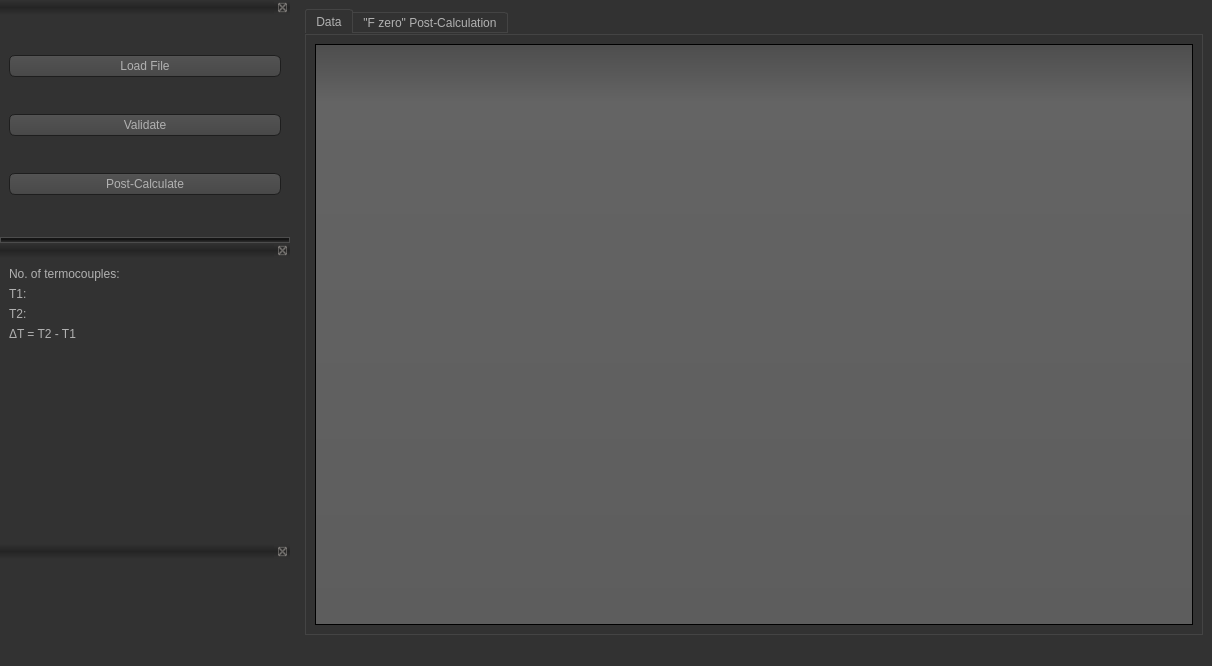
<?xml version="1.0" encoding="UTF-8"?>
<ui version="4.0">
 <class>MainWindow</class>
 <widget class="QMainWindow" name="MainWindow">
  <property name="geometry">
   <rect>
    <x>0</x>
    <y>0</y>
    <width>1212</width>
    <height>666</height>
   </rect>
  </property>
  <property name="windowTitle">
   <string>DEMO</string>
  </property>
  <property name="styleSheet">
   <string notr="true">QToolTip
{
     border: 1px solid black;
     background-color: #ffa02f;
     padding: 1px;
     border-radius: 3px;
     opacity: 100;
}

QWidget
{
    color: #b1b1b1;
    background-color: #323232;
}

QTreeView, QListView
{
    background-color: silver;
    margin-left: 5px;
}

QWidget:item:hover
{
    background-color: QLinearGradient( x1: 0, y1: 0, x2: 0, y2: 1, stop: 0 #ffa02f, stop: 1 #ca0619);
    color: #000000;
}

QWidget:item:selected
{
    background-color: QLinearGradient( x1: 0, y1: 0, x2: 0, y2: 1, stop: 0 #ffa02f, stop: 1 #d7801a);
}

QMenuBar::item
{
    background: transparent;
}

QMenuBar::item:selected
{
    background: transparent;
    border: 1px solid #ffaa00;
}

QMenuBar::item:pressed
{
    background: #444;
    border: 1px solid #000;
    background-color: QLinearGradient(
        x1:0, y1:0,
        x2:0, y2:1,
        stop:1 #212121,
        stop:0.4 #343434/*,
        stop:0.2 #343434,
        stop:0.1 #ffaa00*/
    );
    margin-bottom:-1px;
    padding-bottom:1px;
}

QMenu
{
    border: 1px solid #000;
}

QMenu::item
{
    padding: 2px 20px 2px 20px;
}

QMenu::item:selected
{
    color: #000000;
}

QWidget:disabled
{
    color: #808080;
    background-color: #323232;
}

QAbstractItemView
{
    background-color: QLinearGradient( x1: 0, y1: 0, x2: 0, y2: 1, stop: 0 #4d4d4d, stop: 0.1 #646464, stop: 1 #5d5d5d);
}

QWidget:focus
{
    /*border: 1px solid darkgray;*/
}

QLineEdit
{
    background-color: QLinearGradient( x1: 0, y1: 0, x2: 0, y2: 1, stop: 0 #4d4d4d, stop: 0 #646464, stop: 1 #5d5d5d);
    padding: 1px;
    border-style: solid;
    border: 1px solid #1e1e1e;
    border-radius: 5;
}

QPushButton
{
    color: #b1b1b1;
    background-color: QLinearGradient( x1: 0, y1: 0, x2: 0, y2: 1, stop: 0 #565656, stop: 0.1 #525252, stop: 0.5 #4e4e4e, stop: 0.9 #4a4a4a, stop: 1 #464646);
    border-width: 1px;
    border-color: #1e1e1e;
    border-style: solid;
    border-radius: 6;
    padding: 3px;
    font-size: 12px;
    padding-left: 5px;
    padding-right: 5px;
    min-width: 40px;
}

QPushButton:pressed
{
    background-color: QLinearGradient( x1: 0, y1: 0, x2: 0, y2: 1, stop: 0 #2d2d2d, stop: 0.1 #2b2b2b, stop: 0.5 #292929, stop: 0.9 #282828, stop: 1 #252525);
}

QComboBox
{
    selection-background-color: #ffaa00;
    background-color: QLinearGradient( x1: 0, y1: 0, x2: 0, y2: 1, stop: 0 #565656, stop: 0.1 #525252, stop: 0.5 #4e4e4e, stop: 0.9 #4a4a4a, stop: 1 #464646);
    border-style: solid;
    border: 1px solid #1e1e1e;
    border-radius: 5;
}

QComboBox:hover,QPushButton:hover
{
    border: 2px solid QLinearGradient( x1: 0, y1: 0, x2: 0, y2: 1, stop: 0 #ffa02f, stop: 1 #d7801a);
}


QComboBox:on
{
    padding-top: 3px;
    padding-left: 4px;
    background-color: QLinearGradient( x1: 0, y1: 0, x2: 0, y2: 1, stop: 0 #2d2d2d, stop: 0.1 #2b2b2b, stop: 0.5 #292929, stop: 0.9 #282828, stop: 1 #252525);
    selection-background-color: #ffaa00;
}

QComboBox QAbstractItemView
{
    border: 2px solid darkgray;
    selection-background-color: QLinearGradient( x1: 0, y1: 0, x2: 0, y2: 1, stop: 0 #ffa02f, stop: 1 #d7801a);
}

QComboBox::drop-down
{
     subcontrol-origin: padding;
     subcontrol-position: top right;
     width: 15px;

     border-left-width: 0px;
     border-left-color: darkgray;
     border-left-style: solid; /* just a single line */
     border-top-right-radius: 3px; /* same radius as the QComboBox */
     border-bottom-right-radius: 3px;
 }

QComboBox::down-arrow
{
     image: url(:/dark_orange/img/down_arrow.png);
}

QGroupBox
{
    border: 1px solid darkgray;
    margin-top: 10px;
}

QGroupBox:focus
{
    border: 1px solid darkgray;
}

QTextEdit:focus
{
    border: 1px solid darkgray;
}

QScrollBar:horizontal {
     border: 1px solid #222222;
     background: QLinearGradient( x1: 0, y1: 0, x2: 0, y2: 1, stop: 0.0 #121212, stop: 0.2 #282828, stop: 1 #484848);
     height: 7px;
     margin: 0px 16px 0 16px;
}

QScrollBar::handle:horizontal
{
      background: QLinearGradient( x1: 0, y1: 0, x2: 1, y2: 0, stop: 0 #ffa02f, stop: 0.5 #d7801a, stop: 1 #ffa02f);
      min-height: 20px;
      border-radius: 2px;
}

QScrollBar::add-line:horizontal {
      border: 1px solid #1b1b19;
      border-radius: 2px;
      background: QLinearGradient( x1: 0, y1: 0, x2: 1, y2: 0, stop: 0 #ffa02f, stop: 1 #d7801a);
      width: 14px;
      subcontrol-position: right;
      subcontrol-origin: margin;
}

QScrollBar::sub-line:horizontal {
      border: 1px solid #1b1b19;
      border-radius: 2px;
      background: QLinearGradient( x1: 0, y1: 0, x2: 1, y2: 0, stop: 0 #ffa02f, stop: 1 #d7801a);
      width: 14px;
     subcontrol-position: left;
     subcontrol-origin: margin;
}

QScrollBar::right-arrow:horizontal, QScrollBar::left-arrow:horizontal
{
      border: 1px solid black;
      width: 1px;
      height: 1px;
      background: white;
}

QScrollBar::add-page:horizontal, QScrollBar::sub-page:horizontal
{
      background: none;
}

QScrollBar:vertical
{
      background: QLinearGradient( x1: 0, y1: 0, x2: 1, y2: 0, stop: 0.0 #121212, stop: 0.2 #282828, stop: 1 #484848);
      width: 7px;
      margin: 16px 0 16px 0;
      border: 1px solid #222222;
}

QScrollBar::handle:vertical
{
      background: QLinearGradient( x1: 0, y1: 0, x2: 0, y2: 1, stop: 0 #ffa02f, stop: 0.5 #d7801a, stop: 1 #ffa02f);
      min-height: 20px;
      border-radius: 2px;
}

QScrollBar::add-line:vertical
{
      border: 1px solid #1b1b19;
      border-radius: 2px;
      background: QLinearGradient( x1: 0, y1: 0, x2: 0, y2: 1, stop: 0 #ffa02f, stop: 1 #d7801a);
      height: 14px;
      subcontrol-position: bottom;
      subcontrol-origin: margin;
}

QScrollBar::sub-line:vertical
{
      border: 1px solid #1b1b19;
      border-radius: 2px;
      background: QLinearGradient( x1: 0, y1: 0, x2: 0, y2: 1, stop: 0 #d7801a, stop: 1 #ffa02f);
      height: 14px;
      subcontrol-position: top;
      subcontrol-origin: margin;
}

QScrollBar::up-arrow:vertical, QScrollBar::down-arrow:vertical
{
      border: 1px solid black;
      width: 1px;
      height: 1px;
      background: white;
}


QScrollBar::add-page:vertical, QScrollBar::sub-page:vertical
{
      background: none;
}

QTextEdit
{
    background-color: #242424;
}

QPlainTextEdit
{
    background-color: #242424;
}

QHeaderView::section
{
    background-color: QLinearGradient(x1:0, y1:0, x2:0, y2:1, stop:0 #616161, stop: 0.5 #505050, stop: 0.6 #434343, stop:1 #656565);
    color: white;
    padding-left: 4px;
    border: 1px solid #6c6c6c;
}

QCheckBox:disabled
{
color: #414141;
}

QDockWidget::title
{
    text-align: center;
    spacing: 3px; /* spacing between items in the tool bar */
    background-color: QLinearGradient(x1:0, y1:0, x2:0, y2:1, stop:0 #323232, stop: 0.5 #242424, stop:1 #323232);
}

QDockWidget::close-button, QDockWidget::float-button
{
    text-align: center;
    spacing: 1px; /* spacing between items in the tool bar */
    background-color: QLinearGradient(x1:0, y1:0, x2:0, y2:1, stop:0 #323232, stop: 0.5 #242424, stop:1 #323232);
}

QDockWidget::close-button:hover, QDockWidget::float-button:hover
{
    background: #242424;
}

QDockWidget::close-button:pressed, QDockWidget::float-button:pressed
{
    padding: 1px -1px -1px 1px;
}

QMainWindow::separator
{
    background-color: QLinearGradient(x1:0, y1:0, x2:0, y2:1, stop:0 #161616, stop: 0.5 #151515, stop: 0.6 #212121, stop:1 #343434);
    color: white;
    padding-left: 4px;
    border: 1px solid #4c4c4c;
    spacing: 3px; /* spacing between items in the tool bar */
}

QMainWindow::separator:hover
{

    background-color: QLinearGradient(x1:0, y1:0, x2:0, y2:1, stop:0 #d7801a, stop:0.5 #b56c17 stop:1 #ffa02f);
    color: white;
    padding-left: 4px;
    border: 1px solid #6c6c6c;
    spacing: 3px; /* spacing between items in the tool bar */
}

QToolBar::handle
{
     spacing: 3px; /* spacing between items in the tool bar */
     background: url(:/dark_orange/img/handle.png);
}

QMenu::separator
{
    height: 2px;
    background-color: QLinearGradient(x1:0, y1:0, x2:0, y2:1, stop:0 #161616, stop: 0.5 #151515, stop: 0.6 #212121, stop:1 #343434);
    color: white;
    padding-left: 4px;
    margin-left: 10px;
    margin-right: 5px;
}

QProgressBar
{
    border: 2px solid grey;
    border-radius: 5px;
    text-align: center;
}

QProgressBar::chunk
{
    background-color: #d7801a;
    width: 2.15px;
    margin: 0.5px;
}

QTabBar::tab {
    color: #b1b1b1;
    border: 1px solid #444;
    border-bottom-style: none;
    background-color: #323232;
    padding-left: 10px;
    padding-right: 10px;
    padding-top: 3px;
    padding-bottom: 2px;
    margin-right: -1px;
}

QTabWidget::pane {
    border: 1px solid #444;
    top: 1px;
}

QTabBar::tab:last
{
    margin-right: 0; /* the last selected tab has nothing to overlap with on the right */
    border-top-right-radius: 3px;
}

QTabBar::tab:first:!selected
{
 margin-left: 0px; /* the last selected tab has nothing to overlap with on the right */


    border-top-left-radius: 3px;
}

QTabBar::tab:!selected
{
    color: #b1b1b1;
    border-bottom-style: solid;
    margin-top: 3px;
    background-color: QLinearGradient(x1:0, y1:0, x2:0, y2:1, stop:1 #212121, stop:.4 #343434);
}

QTabBar::tab:selected
{
    border-top-left-radius: 3px;
    border-top-right-radius: 3px;
    margin-bottom: 0px;
}

QTabBar::tab:!selected:hover
{
    /*border-top: 2px solid #ffaa00;
    padding-bottom: 3px;*/
    border-top-left-radius: 3px;
    border-top-right-radius: 3px;
    background-color: QLinearGradient(x1:0, y1:0, x2:0, y2:1, stop:1 #212121, stop:0.4 #343434, stop:0.2 #343434, stop:0.1 #ffaa00);
}

QRadioButton::indicator:checked, QRadioButton::indicator:unchecked{
    color: #b1b1b1;
    background-color: #323232;
    border: 1px solid #b1b1b1;
    border-radius: 6px;
}

QRadioButton::indicator:checked
{
    background-color: qradialgradient(
        cx: 0.5, cy: 0.5,
        fx: 0.5, fy: 0.5,
        radius: 1.0,
        stop: 0.25 #ffaa00,
        stop: 0.3 #323232
    );
}

QCheckBox::indicator{
    color: #b1b1b1;
    background-color: #323232;
    border: 1px solid #b1b1b1;
    width: 9px;
    height: 9px;
}

QRadioButton::indicator
{
    border-radius: 6px;
}

QRadioButton::indicator:hover, QCheckBox::indicator:hover
{
    border: 1px solid #ffaa00;
}

QCheckBox::indicator:checked
{
    image:url(:/dark_orange/img/checkbox.png);
}

QCheckBox::indicator:disabled, QRadioButton::indicator:disabled
{
    border: 1px solid #444;
}


QSlider::groove:horizontal {
    border: 1px solid #3A3939;
    height: 8px;
    background: #201F1F;
    margin: 2px 0;
    border-radius: 2px;
}

QSlider::handle:horizontal {
    background: QLinearGradient( x1: 0, y1: 0, x2: 0, y2: 1,
      stop: 0.0 silver, stop: 0.2 #a8a8a8, stop: 1 #727272);
    border: 1px solid #3A3939;
    width: 14px;
    height: 14px;
    margin: -4px 0;
    border-radius: 2px;
}

QSlider::groove:vertical {
    border: 1px solid #3A3939;
    width: 8px;
    background: #201F1F;
    margin: 0 0px;
    border-radius: 2px;
}

QSlider::handle:vertical {
    background: QLinearGradient( x1: 0, y1: 0, x2: 0, y2: 1, stop: 0.0 silver,
      stop: 0.2 #a8a8a8, stop: 1 #727272);
    border: 1px solid #3A3939;
    width: 14px;
    height: 14px;
    margin: 0 -4px;
    border-radius: 2px;
}

QAbstractSpinBox {
    padding-top: 2px;
    padding-bottom: 2px;
    border: 1px solid darkgray;

    border-radius: 2px;
    min-width: 50px;
}
</string>
  </property>
  <widget class="QWidget" name="centralwidget">
   <layout class="QVBoxLayout" name="verticalLayout_2">
    <item>
     <widget class="QTabWidget" name="tabWidget">
      <property name="styleSheet">
       <string notr="true">font: 14pt &quot;Century Gothic&quot;;</string>
      </property>
      <property name="currentIndex">
       <number>0</number>
      </property>
      <widget class="QWidget" name="tab">
       <attribute name="title">
        <string>Data</string>
       </attribute>
       <layout class="QVBoxLayout" name="verticalLayout_3">
        <item>
         <widget class="QTableView" name="table"/>
        </item>
       </layout>
      </widget>
      <widget class="QWidget" name="tab_2">
       <attribute name="title">
        <string>&quot;F zero&quot; Post-Calculation</string>
       </attribute>
       <layout class="QVBoxLayout" name="verticalLayout_5">
        <item>
         <widget class="PlotWidget" name="graphics_view"/>
        </item>
        <item>
         <widget class="QListWidget" name="pc_list">
          <property name="enabled">
           <bool>true</bool>
          </property>
         </widget>
        </item>
       </layout>
      </widget>
     </widget>
    </item>
   </layout>
  </widget>
  <widget class="QMenuBar" name="menubar">
   <property name="geometry">
    <rect>
     <x>0</x>
     <y>0</y>
     <width>1212</width>
     <height>21</height>
    </rect>
   </property>
  </widget>
  <widget class="QStatusBar" name="statusbar"/>
  <widget class="QDockWidget" name="dockWidget">
   <attribute name="dockWidgetArea">
    <number>1</number>
   </attribute>
   <widget class="QWidget" name="dockWidgetContents">
    <layout class="QVBoxLayout" name="verticalLayout">
     <item>
      <widget class="QPushButton" name="load_btn">
       <property name="styleSheet">
        <string notr="true">font: 14pt &quot;Century Gothic&quot;;</string>
       </property>
       <property name="text">
        <string>Load File</string>
       </property>
      </widget>
     </item>
     <item>
      <widget class="QPushButton" name="validation_btn">
       <property name="styleSheet">
        <string notr="true">font: 14pt &quot;Century Gothic&quot;;</string>
       </property>
       <property name="text">
        <string>Validate</string>
       </property>
      </widget>
     </item>
     <item>
      <widget class="QPushButton" name="calculate_btn">
       <property name="styleSheet">
        <string notr="true">font: 14pt &quot;Century Gothic&quot;;</string>
       </property>
       <property name="text">
        <string>Post-Calculate</string>
       </property>
      </widget>
     </item>
    </layout>
   </widget>
  </widget>
  <widget class="QDockWidget" name="dockWidget_2">
   <property name="sizePolicy">
    <sizepolicy hsizetype="Fixed" vsizetype="Preferred">
     <horstretch>0</horstretch>
     <verstretch>0</verstretch>
    </sizepolicy>
   </property>
   <property name="minimumSize">
    <size>
     <width>290</width>
     <height>141</height>
    </size>
   </property>
   <property name="maximumSize">
    <size>
     <width>290</width>
     <height>524287</height>
    </size>
   </property>
   <attribute name="dockWidgetArea">
    <number>1</number>
   </attribute>
   <widget class="QWidget" name="dockWidgetContents_2">
    <layout class="QFormLayout" name="formLayout">
     <item row="0" column="0">
      <widget class="QLabel" name="label">
       <property name="styleSheet">
        <string notr="true">font: 14pt &quot;Century Gothic&quot;;</string>
       </property>
       <property name="text">
        <string>No. of termocouples:</string>
       </property>
      </widget>
     </item>
     <item row="0" column="1">
      <widget class="QLabel" name="termocouple_number">
       <property name="styleSheet">
        <string notr="true">font: 14pt &quot;Century Gothic&quot;;</string>
       </property>
       <property name="text">
        <string/>
       </property>
       <property name="alignment">
        <set>Qt::AlignRight|Qt::AlignTrailing|Qt::AlignVCenter</set>
       </property>
      </widget>
     </item>
     <item row="1" column="0">
      <widget class="QLabel" name="label_3">
       <property name="styleSheet">
        <string notr="true">font: 14pt &quot;Century Gothic&quot;;</string>
       </property>
       <property name="text">
        <string>T1:</string>
       </property>
      </widget>
     </item>
     <item row="1" column="1">
      <widget class="QLabel" name="start_time">
       <property name="styleSheet">
        <string notr="true">font: 14pt &quot;Century Gothic&quot;;</string>
       </property>
       <property name="text">
        <string/>
       </property>
       <property name="alignment">
        <set>Qt::AlignRight|Qt::AlignTrailing|Qt::AlignVCenter</set>
       </property>
      </widget>
     </item>
     <item row="2" column="0">
      <widget class="QLabel" name="label_5">
       <property name="styleSheet">
        <string notr="true">font: 14pt &quot;Century Gothic&quot;;</string>
       </property>
       <property name="text">
        <string>T2:</string>
       </property>
      </widget>
     </item>
     <item row="2" column="1">
      <widget class="QLabel" name="stop_time">
       <property name="styleSheet">
        <string notr="true">font: 14pt &quot;Century Gothic&quot;;</string>
       </property>
       <property name="text">
        <string/>
       </property>
       <property name="alignment">
        <set>Qt::AlignRight|Qt::AlignTrailing|Qt::AlignVCenter</set>
       </property>
      </widget>
     </item>
     <item row="3" column="0">
      <widget class="QLabel" name="label_7">
       <property name="styleSheet">
        <string notr="true">font: 14pt &quot;Century Gothic&quot;;</string>
       </property>
       <property name="text">
        <string>ΔT = T2 - T1</string>
       </property>
      </widget>
     </item>
     <item row="3" column="1">
      <widget class="QLabel" name="time_delta">
       <property name="styleSheet">
        <string notr="true">font: 14pt &quot;Century Gothic&quot;;</string>
       </property>
       <property name="text">
        <string/>
       </property>
       <property name="alignment">
        <set>Qt::AlignRight|Qt::AlignTrailing|Qt::AlignVCenter</set>
       </property>
      </widget>
     </item>
    </layout>
   </widget>
  </widget>
  <widget class="QDockWidget" name="dockWidget_3">
   <attribute name="dockWidgetArea">
    <number>1</number>
   </attribute>
   <widget class="QWidget" name="dockWidgetContents_3">
    <layout class="QVBoxLayout" name="verticalLayout_4">
     <item>
      <widget class="QLabel" name="validation_label">
       <property name="text">
        <string/>
       </property>
       <property name="alignment">
        <set>Qt::AlignCenter</set>
       </property>
      </widget>
     </item>
    </layout>
   </widget>
  </widget>
 </widget>
 <customwidgets>
  <customwidget>
   <class>PlotWidget</class>
   <extends>QGraphicsView</extends>
   <header>pyqtgraph</header>
  </customwidget>
 </customwidgets>
 <resources/>
 <connections/>
</ui>
